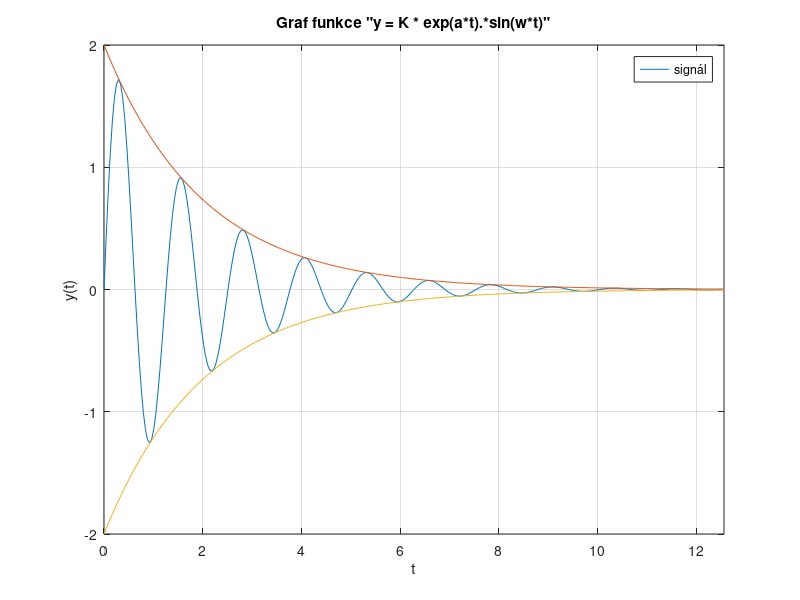

This figure's MATLAB source:
clc;
close all;
clear all;

x = linspace(0, 2*pi,9);
y = sin(x);

x1 = linspace(0, 2*pi, 101);
y1 = sin(x1);


K = 2;
a = -0.5;
w = 5;
tmax = 4*pi;


t = linspace(0,tmax,300);
y2 = K * exp(a*t).*sin(w*t);

y3 = 2*exp(a*t);
y4 = -y3;




% figure;
% plot(y);
% hold on;
% 
% figure;
% plot(y1);
% grid on;
% axis tight;
% title('Funkce sinus');
% xlabel('fi [rad]');
% ylabel('sin(fi)');
% legend('sin')
% 
% hold on;

figure;
plot(t,y2,t,y3,t,y4);
grid on;
axis tight;
title('Graf funkce "y = K * exp(a*t).*sin(w*t)"');
xlabel('t');
ylabel('y(t)');
legend('signál')